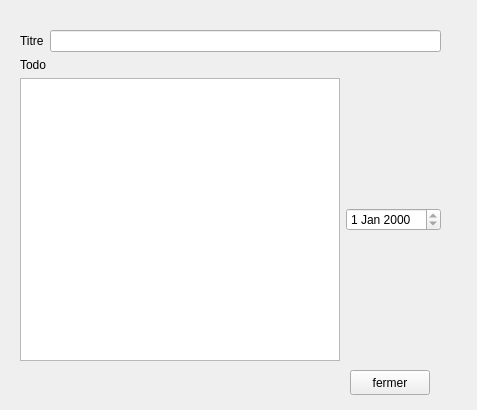
<?xml version="1.0" encoding="UTF-8"?>
<ui version="4.0">
 <class>AffichageInteraction</class>
 <widget class="QWidget" name="AffichageInteraction">
  <property name="geometry">
   <rect>
    <x>0</x>
    <y>0</y>
    <width>477</width>
    <height>410</height>
   </rect>
  </property>
  <property name="minimumSize">
   <size>
    <width>477</width>
    <height>410</height>
   </size>
  </property>
  <property name="maximumSize">
   <size>
    <width>477</width>
    <height>410</height>
   </size>
  </property>
  <property name="windowTitle">
   <string>Form</string>
  </property>
  <widget class="QWidget" name="verticalLayoutWidget_2">
   <property name="geometry">
    <rect>
     <x>20</x>
     <y>30</y>
     <width>421</width>
     <height>331</height>
    </rect>
   </property>
   <layout class="QVBoxLayout" name="verticalLayout_2">
    <item>
     <layout class="QHBoxLayout" name="horizontalLayout">
      <item>
       <widget class="QLabel" name="label">
        <property name="text">
         <string>Titre</string>
        </property>
       </widget>
      </item>
      <item>
       <widget class="QLineEdit" name="Titre_Edit">
        <property name="readOnly">
         <bool>true</bool>
        </property>
       </widget>
      </item>
     </layout>
    </item>
    <item>
     <layout class="QVBoxLayout" name="verticalLayout">
      <item>
       <widget class="QLabel" name="label_2">
        <property name="text">
         <string>Todo</string>
        </property>
       </widget>
      </item>
      <item>
       <layout class="QHBoxLayout" name="horizontalLayout_2">
        <item>
         <widget class="QListWidget" name="Todo_Liste"/>
        </item>
        <item>
         <widget class="QDateEdit" name="dateEdit">
          <property name="readOnly">
           <bool>true</bool>
          </property>
         </widget>
        </item>
       </layout>
      </item>
     </layout>
    </item>
   </layout>
  </widget>
  <widget class="QPushButton" name="close_btn">
   <property name="geometry">
    <rect>
     <x>350</x>
     <y>370</y>
     <width>80</width>
     <height>25</height>
    </rect>
   </property>
   <property name="text">
    <string>fermer</string>
   </property>
  </widget>
 </widget>
 <resources/>
 <connections/>
</ui>
